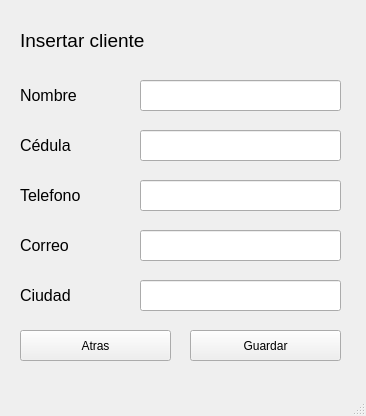
<?xml version="1.0" encoding="UTF-8"?>
<ui version="4.0">
 <class>window_insert_client</class>
 <widget class="QMainWindow" name="window_insert_client">
  <property name="geometry">
   <rect>
    <x>0</x>
    <y>0</y>
    <width>366</width>
    <height>416</height>
   </rect>
  </property>
  <property name="windowTitle">
   <string>MainWindow</string>
  </property>
  <widget class="QWidget" name="centralwidget">
   <widget class="QLabel" name="label">
    <property name="geometry">
     <rect>
      <x>20</x>
      <y>20</y>
      <width>241</width>
      <height>41</height>
     </rect>
    </property>
    <property name="font">
     <font>
      <pointsize>14</pointsize>
     </font>
    </property>
    <property name="text">
     <string>Insertar cliente</string>
    </property>
   </widget>
   <widget class="QLineEdit" name="tel">
    <property name="geometry">
     <rect>
      <x>140</x>
      <y>180</y>
      <width>201</width>
      <height>31</height>
     </rect>
    </property>
   </widget>
   <widget class="QLabel" name="label_5">
    <property name="geometry">
     <rect>
      <x>20</x>
      <y>230</y>
      <width>121</width>
      <height>31</height>
     </rect>
    </property>
    <property name="font">
     <font>
      <pointsize>12</pointsize>
     </font>
    </property>
    <property name="text">
     <string>Correo</string>
    </property>
   </widget>
   <widget class="QPushButton" name="pushButton">
    <property name="geometry">
     <rect>
      <x>20</x>
      <y>330</y>
      <width>151</width>
      <height>31</height>
     </rect>
    </property>
    <property name="text">
     <string>Atras</string>
    </property>
   </widget>
   <widget class="QLabel" name="label_2">
    <property name="geometry">
     <rect>
      <x>20</x>
      <y>130</y>
      <width>121</width>
      <height>31</height>
     </rect>
    </property>
    <property name="font">
     <font>
      <pointsize>12</pointsize>
     </font>
    </property>
    <property name="text">
     <string>Cédula</string>
    </property>
   </widget>
   <widget class="QLineEdit" name="name">
    <property name="geometry">
     <rect>
      <x>140</x>
      <y>80</y>
      <width>201</width>
      <height>31</height>
     </rect>
    </property>
   </widget>
   <widget class="QPushButton" name="pushButton_2">
    <property name="geometry">
     <rect>
      <x>190</x>
      <y>330</y>
      <width>151</width>
      <height>31</height>
     </rect>
    </property>
    <property name="text">
     <string>Guardar</string>
    </property>
   </widget>
   <widget class="QLabel" name="label_4">
    <property name="geometry">
     <rect>
      <x>20</x>
      <y>180</y>
      <width>121</width>
      <height>31</height>
     </rect>
    </property>
    <property name="font">
     <font>
      <pointsize>12</pointsize>
     </font>
    </property>
    <property name="text">
     <string>Telefono</string>
    </property>
   </widget>
   <widget class="QLabel" name="label_6">
    <property name="geometry">
     <rect>
      <x>20</x>
      <y>280</y>
      <width>121</width>
      <height>31</height>
     </rect>
    </property>
    <property name="font">
     <font>
      <pointsize>12</pointsize>
     </font>
    </property>
    <property name="text">
     <string>Ciudad</string>
    </property>
   </widget>
   <widget class="QLineEdit" name="ced">
    <property name="geometry">
     <rect>
      <x>140</x>
      <y>130</y>
      <width>201</width>
      <height>31</height>
     </rect>
    </property>
   </widget>
   <widget class="QLineEdit" name="correo">
    <property name="geometry">
     <rect>
      <x>140</x>
      <y>230</y>
      <width>201</width>
      <height>31</height>
     </rect>
    </property>
   </widget>
   <widget class="QLabel" name="label_3">
    <property name="geometry">
     <rect>
      <x>20</x>
      <y>80</y>
      <width>121</width>
      <height>31</height>
     </rect>
    </property>
    <property name="font">
     <font>
      <pointsize>12</pointsize>
     </font>
    </property>
    <property name="text">
     <string>Nombre</string>
    </property>
   </widget>
   <widget class="QLineEdit" name="city">
    <property name="geometry">
     <rect>
      <x>140</x>
      <y>280</y>
      <width>201</width>
      <height>31</height>
     </rect>
    </property>
   </widget>
  </widget>
  <widget class="QMenuBar" name="menubar">
   <property name="geometry">
    <rect>
     <x>0</x>
     <y>0</y>
     <width>366</width>
     <height>17</height>
    </rect>
   </property>
  </widget>
  <widget class="QStatusBar" name="statusbar"/>
 </widget>
 <resources/>
 <connections/>
</ui>
